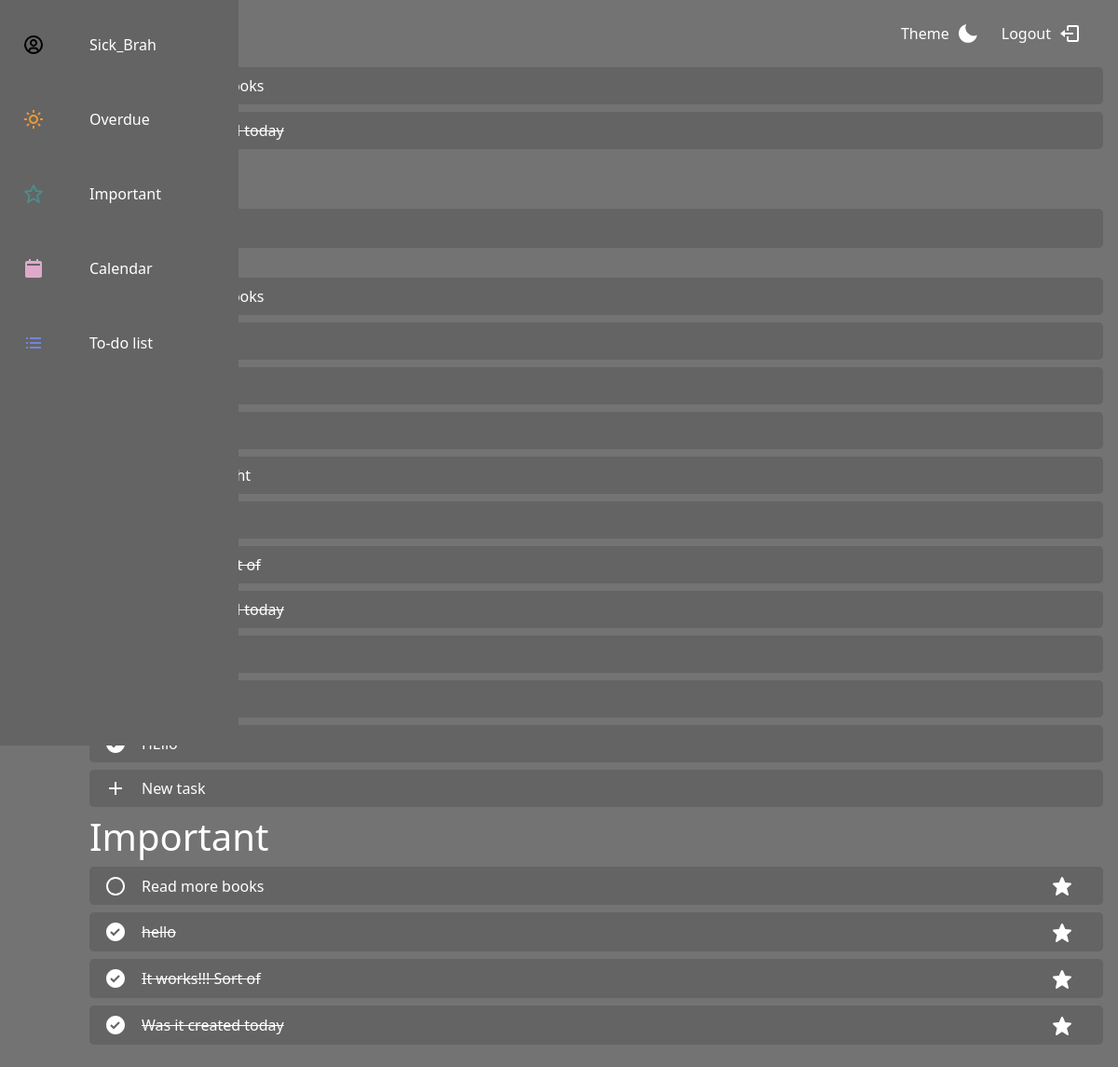
The app's page / (signed in), older data.
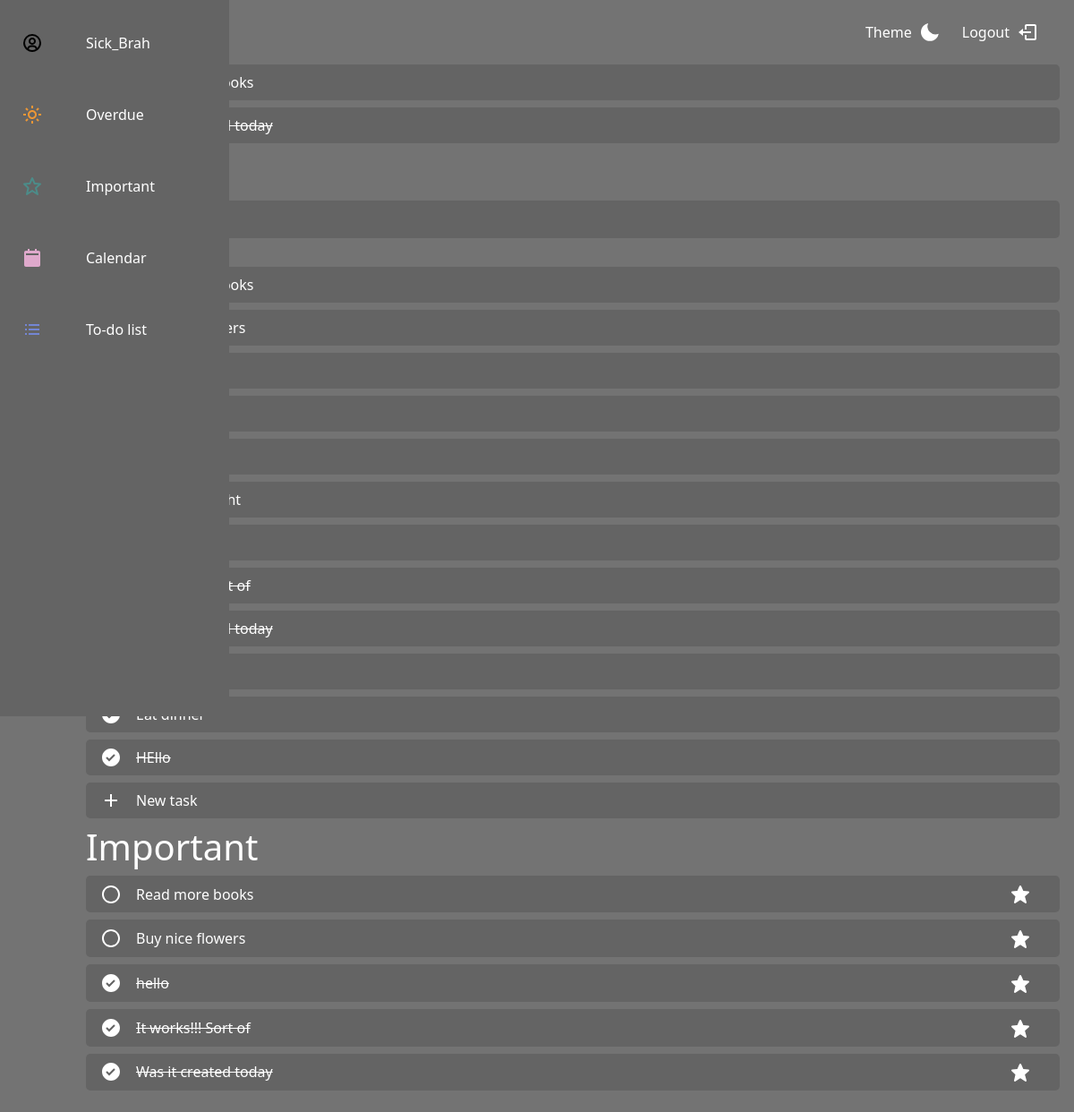
The same page, newer data.
### base/models.py (models this page shows, shortened)
class Task(models.Model):
    user = models.ForeignKey(User, on_delete=models.CASCADE, null=True, blank=True)
    title = models.CharField(max_length=200)
    description = models.TextField(null=True, blank=True)
    complete = models.BooleanField(default=False)
    important = models.BooleanField(default=False)
    today = datetime.date.today()
    due_date = models.DateField(blank=True, null=True)
    class Meta:
        ordering = ['complete', '-important']

### base/views.py (the view)
# urls.py: path('', TaskList.as_view(), name='tasks'),
class TaskList(LoginRequiredMixin, ListView):
    model = Task
    context_object_name = 'tasks'
    def get_context_data(self, **kwargs):
        context = super().get_context_data(**kwargs)
        context['tasks'] = context['tasks'].filter(user=self.request.user)
        context['count'] = context['tasks'].filter(complete=False).count()
        search_input = self.request.GET.get('search-area') or ''
        if search_input:
            context['tasks'] = context['tasks'].filter(
                title__startswith=search_input)
        context['search_input'] = search_input
        return context

### base/templates/base/task_list.html (shortened to what the changed rows need)
{% extends 'base/base.html' %}
{% block content %}{% load static %}
    <body class="">
    <main>
        {% if tasks|length == 0 %}
            <div class="top-content">
                <h1>No tasks</h1>
                <ul class="top-nav">
                    <li class="top-item" id="themeButton">
                        <a href="#" class="top-link theme-changer">
                            <span class="top-link-text">Theme</span>
                            <svg id="theme-btn" class="top-link-svg svgs" xmlns="http://www.w3.org/2000/svg"
                                 width="24"
                                 height="24"
                                 style="fill: rgba(255, 255, 255, 1);transform: ;msFilter:;">
                                <path d="M12 11.807A9.002 9.002 0 0 1 10.049 2a9.942 9.942 0 0 0-5.12 2.735c-3.905 3.905-3.905 10.237 0 14.142 3.906 3.906 10.237 3.905 14.143 0a9.946 9.946 0 0 0 2.735-5.119A9.003 9.003 0 0 1 12 11.807z"></path>
                            </svg>
                        </a>
                    </li>
                    <li class="top-item">
                        <a href="{% url 'logout' %}" class="top-link">
                            <span class="top-link-text">Logout</span>
                            <svg class="top-link-svg svgs" xmlns="http://www.w3.org/2000/svg" width="24" height="24"
                                 style="fill: rgba(255, 255, 255, 1);transform: ;msFilter:;">
                                <path d="M16 13v-2H7V8l-5 4 5 4v-3z"></path>
                                <path d="M20 3h-9c-1.103 0-2 .897-2 2v4h2V5h9v14h-9v-4H9v4c0 1.103.897 2 2 2h9c1.103 0 2-.897 2-2V5c0-1.103-.897-2-2-2z"></path>
                            </svg>
                        </a>
                    </li>
                </ul>
            </div>
            <div class="tasks">
                <a href="{% url 'task-create' %}" style="text-decoration: none">
                    <div class="task-div">
                        <svg class="top-link-svg svgs" xmlns="http://www.w3.org/2000/svg" width="24" height="24"
                             style="fill: rgba(255,255,255,1);transform: ;msFilter:;">
                            <path d="M19 11h-6V5h-2v6H5v2h6v6h2v-6h6z"></path>
                        </svg>
                        <span style="margin-left: 1rem"> New task </span>
                    </div>
                </a>
            </div>
        {% else %}
            <div id="overdue">
                <div class="top-content">
                    <h1>Overdue</h1>
                </div>
                <div class="tasks" style="overflow: auto">
                    {% for task in tasks %}
                        {% if task.due_date < task.today %}
                            {% if task.complete %}
                                <div class="task-div">
                                    <span style="margin-left: 1rem; text-decoration: line-through"> {{ task.title }} </span>
                                </div>
                            {% else %}
                                <div class="task-div">
                                    <span style="margin-left: 1rem"> {{ task.title }} </span>
                                </div>
                            {% endif %}
                        {% endif %}
                    {% endfor %}
                </div>
            </div>
            <div id="todo_list">
                <div class="top-content">
                    <h1>Task list</h1>
                </div>
                <div class="tasks" style="overflow: auto">
                    {% for task in tasks %}
                        {% if task.complete %}
                            <div class="task-div task-list-divs">
                                <span style="margin-left: 1rem; text-decoration: line-through"> {{ task.title }} </span>
                            </div>
                        {% else %}
                            <div class="task-div task-list-divs">
                                <span style="margin-left: 1rem"> {{ task.title }} </span>
                            </div>
                        {% endif %}
                    {% endfor %}
                </div>
            </div>
            <div id="important">
                <div class="top-content">
                    <h1>Important</h1>
                </div>
                <div class="tasks" style="overflow: auto">
                    {% for task in tasks %}
                        {% if task.important %}
                            <div class="task-div div-important">
                                <div class="important-container">
                                    {% if task.complete %}
                                        <svg class="svgs" xmlns="http://www.w3.org/2000/svg" width="24" height="24"
                                             style="fill: rgba(255, 255, 255, 1);transform: ;msFilter:;">
                                            <path d="M12 2C6.486 2 2 6.486 2 12s4.486 10 10 10 10-4.486 10-10S17.514 2 12 2zm-1.999 14.413-3.713-3.705L7.7 11.292l2.299 2.295 5.294-5.294 1.414 1.414-6.706 6.706z"></path>
                                        </svg>
                                        <span style="margin-left: 1rem; text-decoration: line-through"> {{ task.title }} </span>
                                    {% else %}
                                        <span style="margin-left: 1rem"> {{ task.title }} </span>
                                    {% endif %}
                                </div>
                                <div class="important-icon">
                                </div>
                            </div>
                        {% endif %}
                    {% endfor %}
                </div>
            </div>
        {% endif %}
    </main>
    </body>
{% endblock content %}

Row changes from the older to the newer data that the page shows:
now on this page (row unchanged): Task: title "HEllo"
added Task: title "Buy nice flowers"
